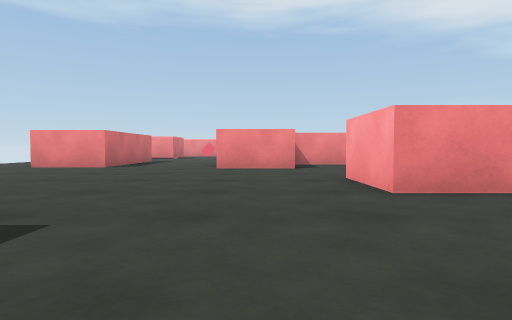
View 1 (above)

24 first-person views from a walk through a Unity game level. The camera is 0.51 m above the floor, tilts 2° down and sees 75° across. The floor is counted in squares, 1 m on a side. Each view is taken from the middle of a square. On the plan, view 1 faces up. The plan holds only what a view shows up to about 9 squares ahead; the rest is blank. The place goes on beyond the plan. The player is left out. Some animated figures are not drawn.

View 2
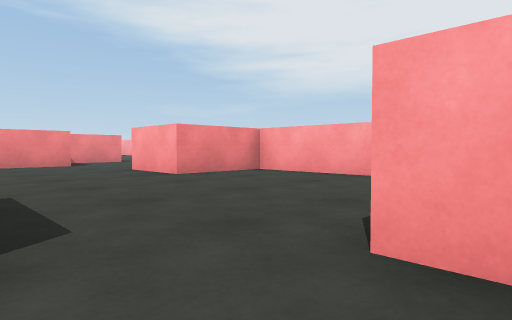

View 3
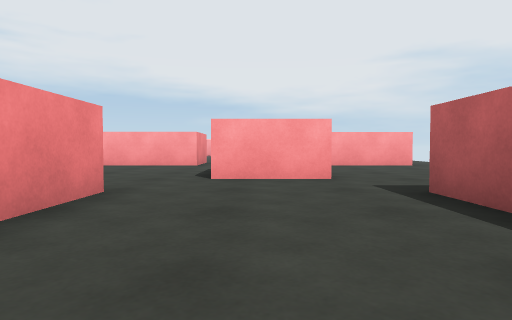

View 4
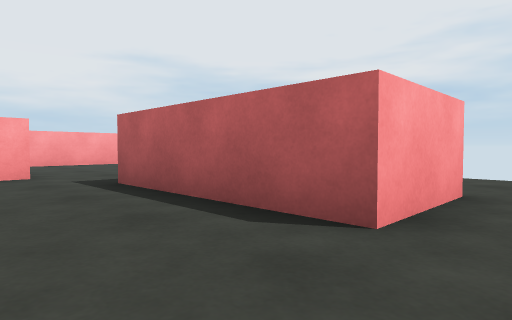

View 5
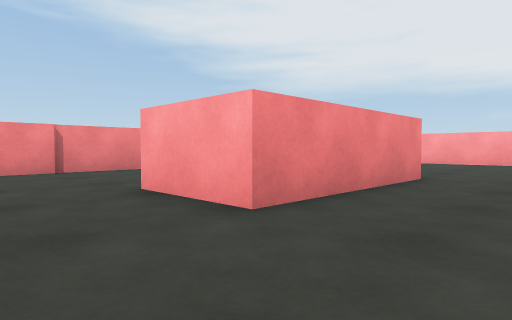

View 6
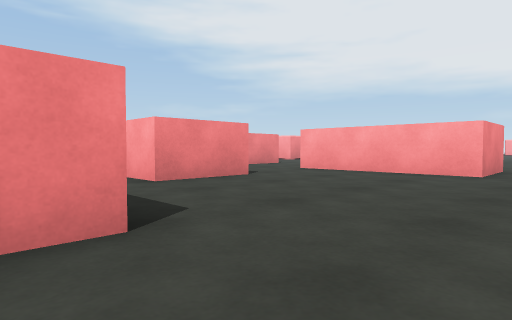

View 7
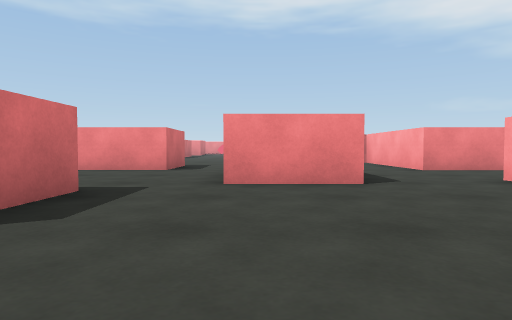

View 8
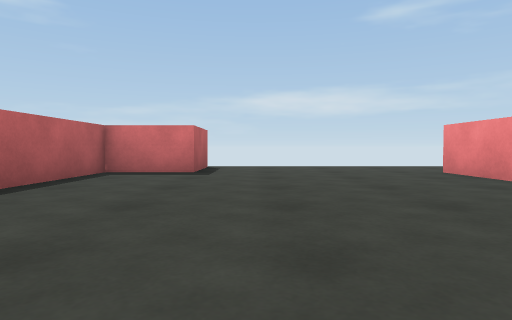

View 9
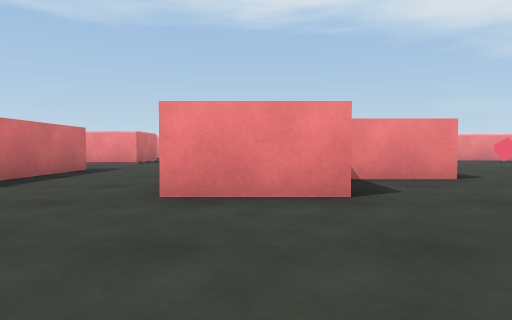

View 10
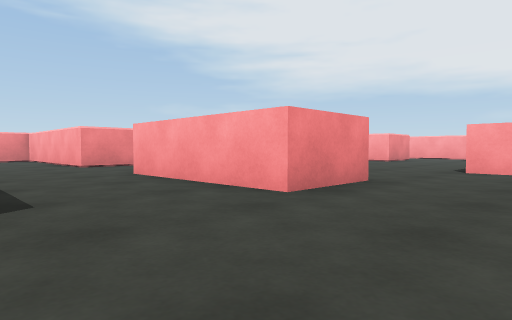

View 11
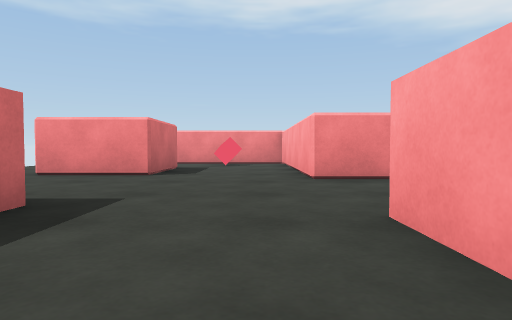

View 12
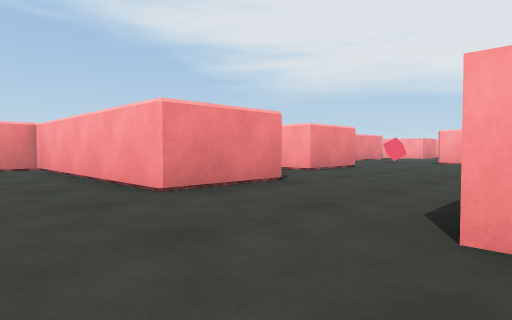

View 13
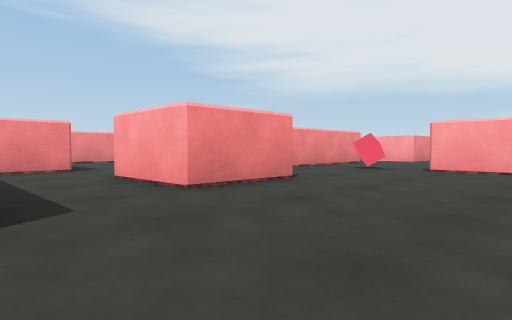

View 14
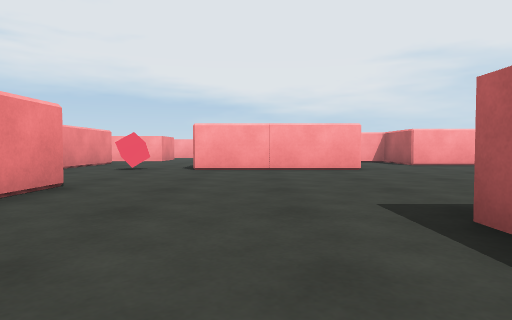

View 15
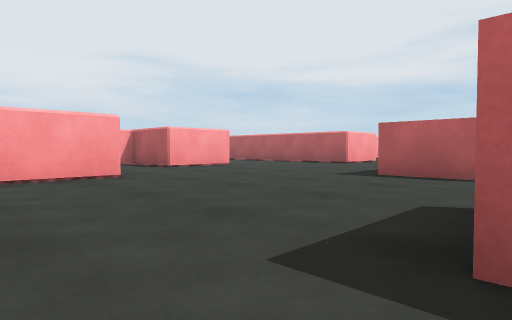

View 16
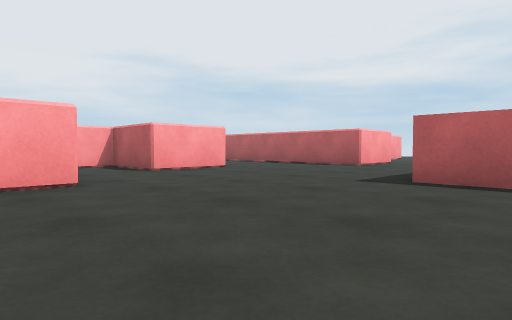

View 17
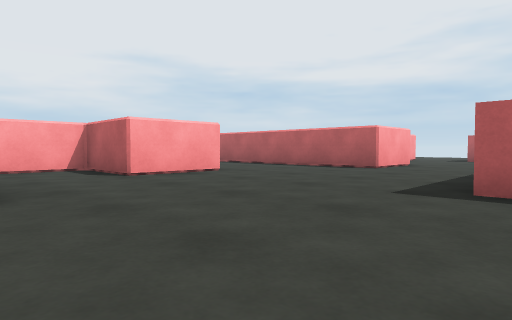

View 18
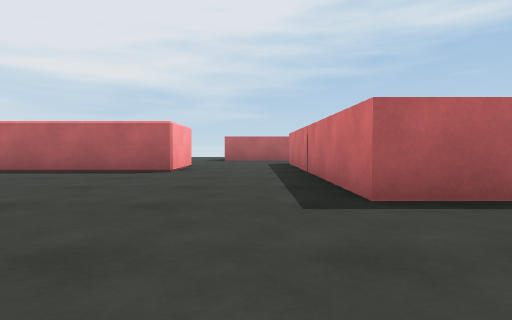

View 19
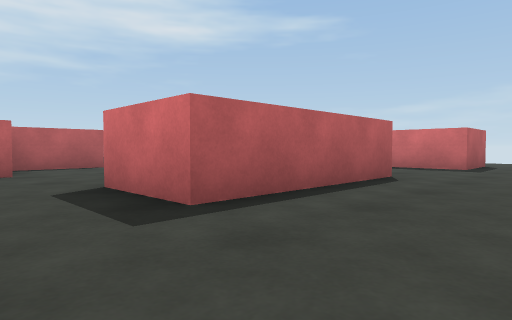

View 20
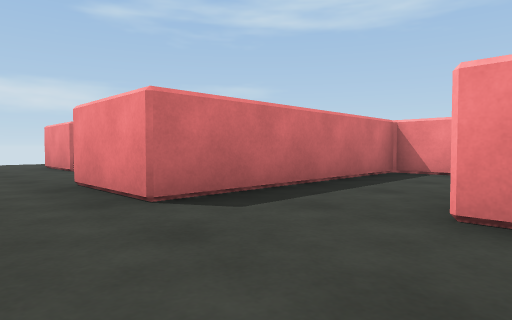

View 21
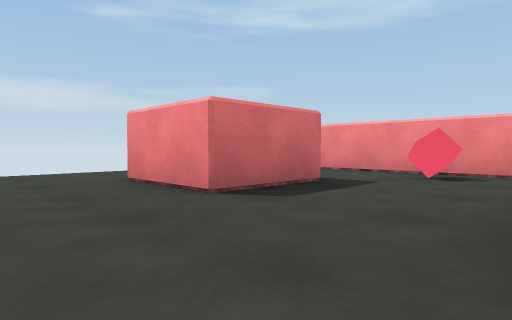

View 22
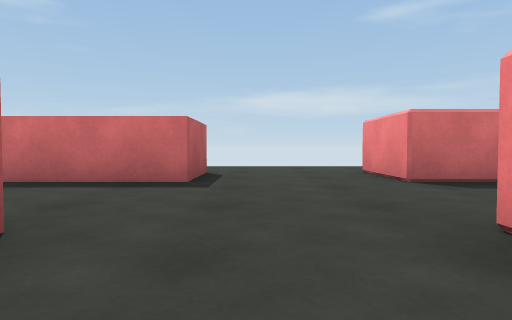

View 23
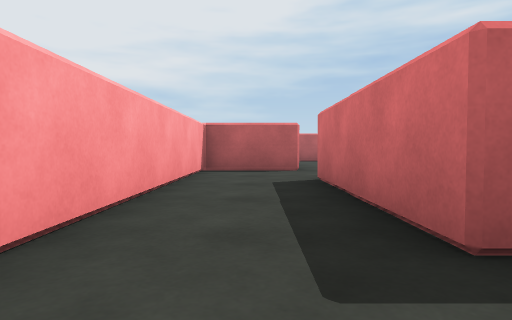

View 24
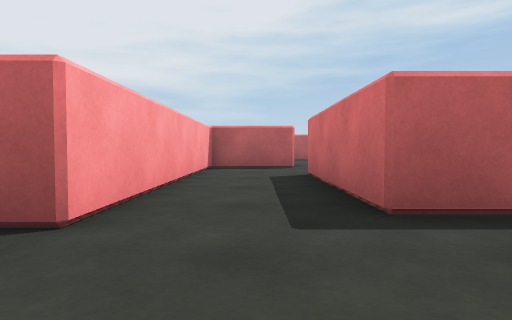

### Floor plan
Key: @ floor where view 1 was taken; # wall or solid block; . floor; B red block; C red cube; O other object.
Columns run from 8 left of view 1 to 14 right of it. Each row starts with its distance up from view 1.
 21   ##########.
 20    ..C.###...
 19     ...###..#    ##
 18     #..###..#  .... .
 17 ..###..###..##...C....
 16 .......###...........##
 15 .................###.#
 14 .................###.#
 13 ..###............###.#
 12     #..OOOOO.....###.#
 11     #..O  OO.........#
 10     #..O  ...........#
  9 ..###..OOO.........###
  8 ............OO.....#
  7 ............O O....#
  6 ..........OOO O......
  5 ..........O   O......
  4 ..........OOO O..#####
  3 ###.........###..#
  2   ####......###..#
  1   #####.....# #
  0  ######.@...###
 -1  .............
 -2  .......BB....
 -3  .......BB..O
 -4 ..BBBBB.....O
 -5 ..B   B.....O
 -6 ..BBBBB.....OOO
 -7 ...............
 -8 ..........

Positions as (right, up) in squares from view 1, and headings:
1: (0, 0), facing up
2: (-2, -2), facing up-right
3: (-6, -2), facing right
4: (-7, -2), facing down-right
5: (-8, -8), facing up-right
6: (-3, -8), facing up-right
7: (0, -8), facing up
8: (1, 5), facing left
9: (0, 5), facing up
10: (-4, 6), facing up-right
11: (-2, 10), facing up
12: (-3, 12), facing up-right
13: (1, 13), facing up-right
14: (1, 14), facing right
15: (3, 14), facing down-right
16: (4, 13), facing down-right
17: (5, 12), facing down-right
18: (7, 11), facing down
19: (5, 15), facing down-left
20: (4, 14), facing up-left
21: (-1, 14), facing up-left
22: (1, 14), facing left
23: (12, 17), facing down
24: (12, 18), facing down
